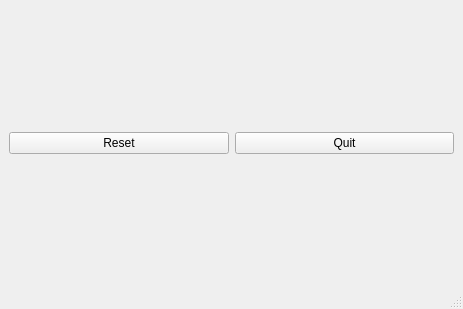
<?xml version="1.0" encoding="UTF-8"?>
<ui version="4.0">
 <class>MainWindow</class>
 <widget class="QMainWindow" name="MainWindow">
  <property name="geometry">
   <rect>
    <x>0</x>
    <y>0</y>
    <width>463</width>
    <height>309</height>
   </rect>
  </property>
  <property name="windowTitle">
   <string>MainWindow</string>
  </property>
  <widget class="QWidget" name="centralwidget">
   <layout class="QVBoxLayout" name="verticalLayout_2">
    <item>
     <layout class="QGridLayout" name="gridLayout"/>
    </item>
    <item>
     <layout class="QHBoxLayout" name="horizontalLayout">
      <item>
       <widget class="QPushButton" name="resetButton">
        <property name="text">
         <string>Reset</string>
        </property>
       </widget>
      </item>
      <item>
       <widget class="QPushButton" name="quitButton">
        <property name="text">
         <string>Quit</string>
        </property>
       </widget>
      </item>
     </layout>
    </item>
   </layout>
  </widget>
  <widget class="QStatusBar" name="statusBar"/>
  <action name="actionQuit">
   <property name="text">
    <string>Quit</string>
   </property>
  </action>
 </widget>
 <resources/>
 <connections/>
</ui>
